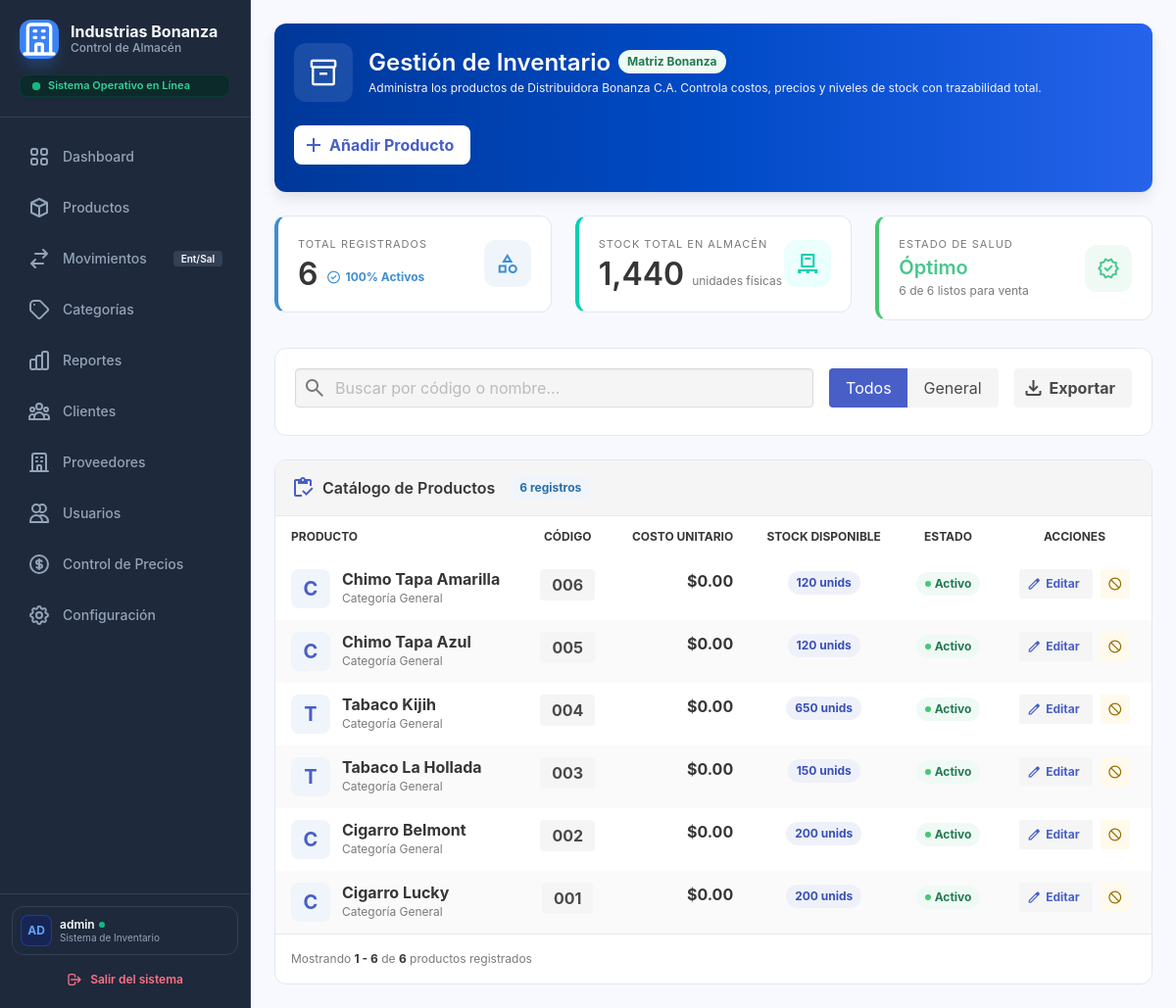
The app's page /index.php?controller=producto&action=tablaProductos (signed in) with its own data.
### tables this page shows
CREATE TABLE `productos` (
  `id_producto` int(11) NOT NULL AUTO_INCREMENT,
  `codigo` varchar(50) NOT NULL,
  `nombre` varchar(150) NOT NULL,
  `id_categoria` int(11) NOT NULL,
  `precio_compra` decimal(10,2) NOT NULL,
  `precio_venta` decimal(10,2) NOT NULL DEFAULT 0.00,
  `aplica_iva` tinyint(1) DEFAULT 1,
  `stock_actual` int(11) DEFAULT 0,
  `stock_minimo` int(11) DEFAULT 5,
  `estado` tinyint(1) DEFAULT 1,
  `create_at` timestamp NOT NULL DEFAULT current_timestamp(),
  PRIMARY KEY (`id_producto`),
  UNIQUE KEY `codigo` (`codigo`),
  KEY `id_categoria` (`id_categoria`),
  CONSTRAINT `productos_ibfk_1` FOREIGN KEY (`id_categoria`) REFERENCES `categorias` (`id_categoria`) ON UPDATE CASCADE,
  CONSTRAINT `chk_productos_stock` CHECK (`stock_actual` >= 0)
);

### app/views/producto/producto.php (the view, shortened to what the rows shown need)
<!DOCTYPE html>
<html lang="es">
<head>
    <link rel="stylesheet" href="https://cdn.jsdelivr.net/npm/bulma@0.9.4/css/bulma.min.css">
    <link rel="stylesheet" href="assets/css/sidebar.css" />
    <link rel="stylesheet" href="assets/css/tablas.css" />
</head>
<body class="is-flex" style="height: 100vh; overflow: hidden; width: 100%;">
    <?php require_once __DIR__ . '/../layouts/sidebar.php'; ?>
    <main class="main is-flex-grow-1" style="background-color: #f8f9ff; width: 100%; height: 100vh; overflow-y: auto;">
        <div class="p-5" style="width: 100%;">
    <div class="box mb-5" style="background: linear-gradient(90deg, #003899 0%, #004ac6 50%, #2563eb 100%); border-radius: 12px; border: none; overflow: hidden; position: relative;">
        <div class="is-flex is-align-items-center is-justify-content-space-between is-flex-wrap-wrap" style="gap: 1.5rem; position: relative; z-index: 2;">
            <div class="is-flex is-align-items-center" style="gap: 1rem;">
                <div>
                    <div class="is-flex is-align-items-center" style="gap: 0.5rem;">
                        <h1 class="title is-4 has-text-white mb-0">Gestión de Inventario</h1>
                    </div>
                </div>
            </div>
        </div>
    </div>
            <div class="box is-shadowless p-0" style="border: 1px solid #e2e8f0; border-radius: 12px; overflow: hidden;">
                <div class="has-background-white-ter p-4 is-flex is-justify-content-space-between is-align-items-center" style="border-bottom: 1px solid #e2e8f0;">
                    <div class="is-flex is-align-items-center" style="gap: 0.5rem;">
                        <h2 class="title is-6 mb-0">Catálogo de Productos</h2>
                    </div>
                </div>
                <div class="table-container mb-0">
                    <table class="table is-fullwidth is-hoverable is-striped mb-0 text-xxs">
                        <thead>
                            <tr class="has-text-grey is-uppercase is-size-7">
                                <th class="py-3 px-4">Producto</th>
                                <th class="py-3 px-4 has-text-centered">Código</th>
                                <th class="py-3 px-4 has-text-right">Costo Unitario</th>
                                <th class="py-3 px-4 has-text-centered">Stock Disponible</th>
                                <th class="py-3 px-4 has-text-centered">Estado</th>
                                <th class="py-3 px-4 has-text-centered">Acciones</th>
                            </tr>
                        </thead>
                        <tbody id="inventory-tbody">
                            <?php if (!empty($productos)): ?>
                                <?php foreach ($productos as $p): ?>
                                    <?php
                                        $id = $p['id_producto'] ?? $p['id'] ?? '';
                                        $nombre = htmlspecialchars($p['nombre'] ?? 'Sin Nombre');
                                        $codigo = htmlspecialchars($p['codigo'] ?? 'N/A');
                                        $costo = number_format($p['precio_compra'] ?? 0, 2);
                                        $stock = (int)($p['stock_actual'] ?? 0);
                                        $stockMinimo = (int)($p['stock_minimo'] ?? 0);
                                        $esActivo = (($p['estado'] ?? 'activo') === 'activo');
                                        $inicial = strtoupper(substr($p['nombre_producto'] ?? $nombre, 0, 1));
                                    ?>
                                    <tr class="product-row" data-category="General" data-code="<?= $codigo ?>" data-name="<?= $nombre ?>">
                                        <td class="py-3 px-4">
                                            <div class="is-flex is-align-items-center" style="gap: 0.75rem;">
                                                <div class="has-background-info-light has-text-link has-text-weight-bold is-size-5" style="width: 40px; height: 40px; display: flex; align-items: center; justify-content: center; border-radius: 8px;">
                                                    <?= $inicial ?>
                                                </div>
                                                <div>
                                                    <p class="has-text-weight-bold has-text-dark is-size-6 mb-0" style="line-height: 1.2;"><?= $nombre ?></p>
                                                    <p class="is-size-7 has-text-grey">Categoría General</p>
                                                </div>
                                            </div>
                                        </td>
                                        <td class="py-3 px-4 has-text-centered align-middle">
                                            <span class="tag is-light is-medium font-mono has-text-weight-bold"><?= $codigo ?></span>
                                        </td>
                                        <td class="py-3 px-4 has-text-right align-middle font-mono has-text-weight-bold">
                                            $<?= $costo ?>
                                        </td>
                                        <td class="py-3 px-4 has-text-centered align-middle">
                                            <?php if ($stock <= $stockMinimo): ?>
                                                <span class="tag is-warning is-light is-rounded has-text-weight-bold" title="Stock por debajo del mínimo">
                                                    ⚠️ <?= $stock ?> unids
                                                </span>
                                            <?php else: ?>
                                                <span class="tag is-link is-light is-rounded has-text-weight-bold">
                                                    <?= $stock ?> unids
                                                </span>
                                            <?php endif; ?>
                                        </td>
                                        <td class="py-3 px-4 has-text-centered align-middle">
                                            <?php if ($esActivo): ?>
                                                <span class="tag is-success is-light is-rounded has-text-weight-bold">
                                                    <span style="width:6px; height:6px; background:#48c774; border-radius:50%; margin-right:4px;"></span> Activo
                                                </span>
                                            <?php else: ?>
                                                <span class="tag is-danger is-light is-rounded has-text-weight-bold">
                                                    <span style="width:6px; height:6px; background:#f14668; border-radius:50%; margin-right:4px;"></span> Inactivo
                                                </span>
                                            <?php endif; ?>
                                        </td>
                                        <td class="py-3 px-4 has-text-centered align-middle">
                                            <div class="buttons is-centered mb-0 are-small">
                                                <a href="index.php?controller=producto&action=formEditar&id=<?= $id ?>" class="button is-light has-text-link has-text-weight-bold" title="Editar">
                                                    <span class="icon"><span class="material-symbols-outlined is-size-6">edit</span></span>
                                                    <span>Editar</span>
                                                </a>
                                            <form action="index.php?controller=producto&action=eliminarproducto" method="POST" style="display: inline-block;">
                                                <button type="button" class="button is-warning is-small is-light" title="Desactivar Producto" onclick="confirmarDesactivacion(this.form)">
                                                    <span class="icon"><span class="material-symbols-outlined is-size-6">block</span></span>
                                                </button>
                                            </form>
                                            </div>
                                        </td>
                                    </tr>
                                <?php endforeach; ?>
                            <?php endif; ?>
                        </tbody>
                    </table>
                </div>
            </div>
        </div>
    </main>
</body>
</html>

### records on screen
productos: nombre "C", nombre "Chimo Tapa Amarilla", codigo "006", precio_compra "0.00", stock_actual "120"
productos: nombre "C", nombre "Chimo Tapa Azul", codigo "005", precio_compra "0.00", stock_actual "120"
productos: nombre "T", nombre "Tabaco Kijih", codigo "004", precio_compra "0.00", stock_actual "650"
productos: nombre "T", nombre "Tabaco La Hollada", codigo "003", precio_compra "0.00", stock_actual "150"
productos: nombre "C", nombre "Cigarro Belmont", codigo "002", precio_compra "0.00", stock_actual "200"
productos: nombre "C", nombre "Cigarro Lucky", codigo "001", precio_compra "0.00", stock_actual "200"

### other values on screen
substr($_SESSION['username'] ?? 'US', 0, 2) "AD"
$_SESSION['username'] "admin"
$totalProductos "6"
$porcentajeActivos "100"
$totalStock "1,440"
$activos "6"
